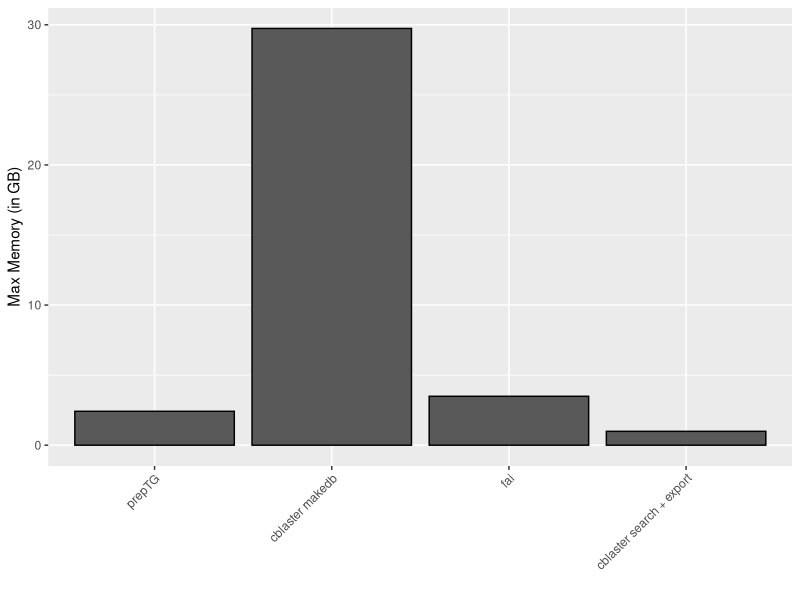

The R source for this figure:
library(ggplot2)

dat <- read.table('Memory_Data.txt', header=T, sep='\t')

pdf('Memory.pdf', height=4, width=4)
ggplot(dat, aes(x=reorder(Method, Ord), y=Value)) + geom_bar(stat='identity', color='#000000', fill='#595959') + xlab("") + ylab("Max Memory (in GB)") + theme(axis.text.x = element_text(angle = 45, vjust = 1, hjust=1))
dev.off()
